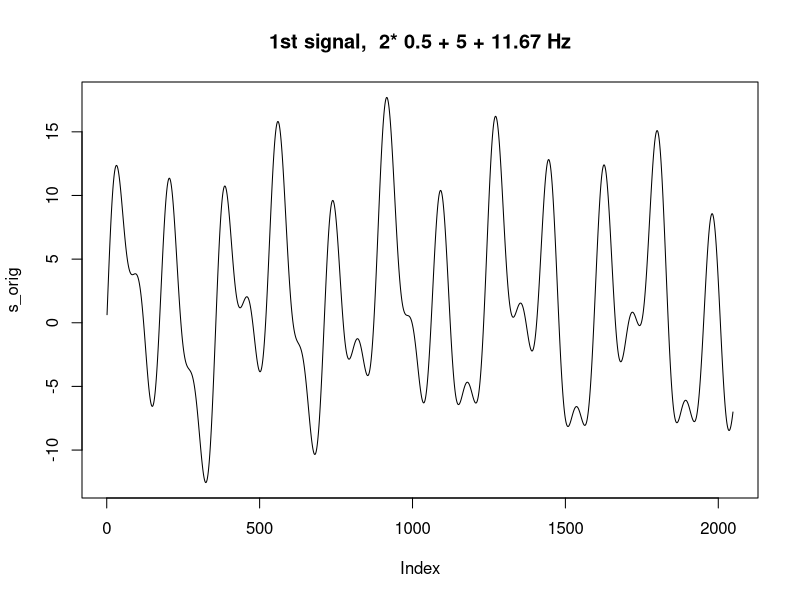
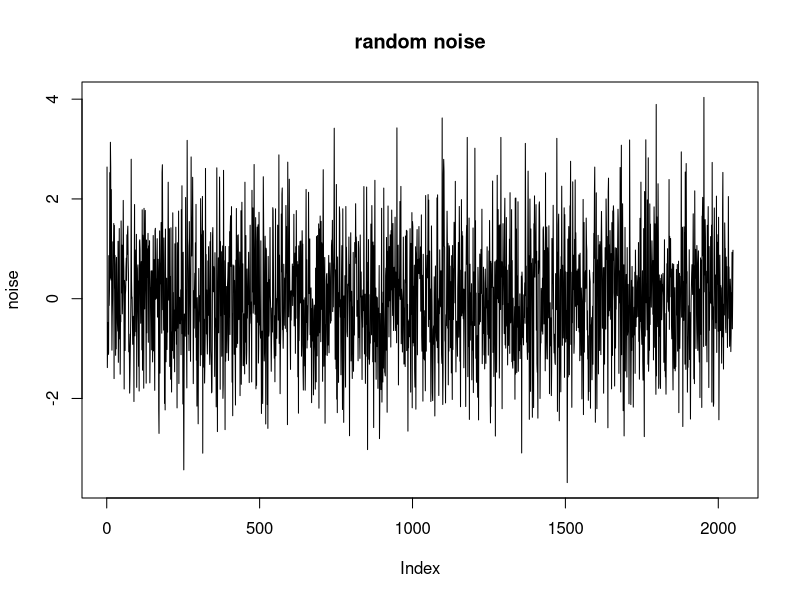
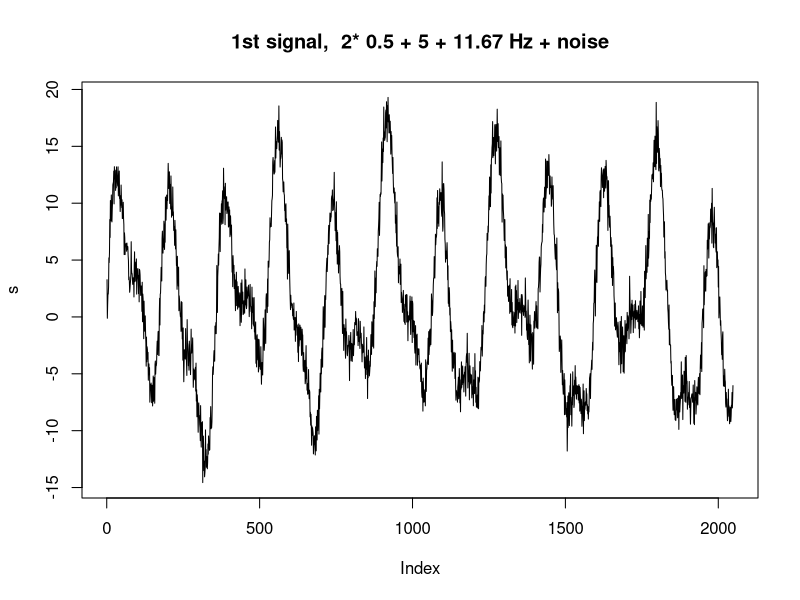

Recreate these plots in R, in order.
## generate-signal.R
# Review: 2020-02-21 T11:29 RT
# Output: tt (time vector), xt (value vector)


### Signal parameters
t0 <- 0
t1 <- 1
N <- 2^11
dt <- 1/N
Fs <- 1/dt
Fn <- Fs / 2
set.seed(7)


## Time sequence
tt <- seq(t0 + dt, t1, by=dt)

## Define Frequencies
f1 <- 0.5
f2 <- 5
f3 <- 11.67
f4 <- 44
f5 <- 23
f6 <- 113

## Generate signal

# A. Signal with three frequencies of same strength:
# s_orig <- 6*sin(2*pi*f1*tt)  +  12*sin(2*pi*f2*tt) + sin(2*pi*f3*tt)# + 4*sin(2*pi*f3*tt) + 2*sin(2*pi*f5*tt)# +  3*sin(2*pi*f5*tt)
s_orig <- 2*sin(2*pi*f1*tt)  +  4*sin(2*pi*f2*tt) + 8*sin(2*pi*f3*tt) + 4*sin(2*pi*f5*tt) #+ 2*sin(2*pi*f5*tt)# +  3*sin(2*pi*f5*tt)
s2_orig <- 2*sin(2*pi*f6*tt) + 2*sin(2*pi*f2*tt) + sin(2*pi*f3*tt)# + sin(2*pi*f4*tt) +  3*sin(2*pi*f5*tt)

# plot signals without noise
plot(s_orig, type = 'l', main=paste("1st signal,  2*", f1, "+", f2, "+", f3, "Hz"))
# plot(s2_orig, type = 'l', main=paste("2nd signal,  2*", f1, "+", "2*", f2, "+", f3, "Hz"))

# noise with a signal to noise ratio of 2)
noise <- rnorm(length(s_orig), 0, sd=sqrt(var(s_orig))/6)
# plot noise
plot(noise, type = 'l', main = "random noise")
# add noise to signals
s <- s_orig + noise
# s2 <- s2_orig + noise
# s <- s[1:1024]
# plot signals with noise
plot(s, type = 'l', main=paste("1st signal,  2*", f1, "+", f2, "+", f3, "Hz + noise"))
# plot(s2, type = 'l', main=paste("2nd signal,  2*", f1, "+", "2*", f2, "+", f3, "Hz + noise"))

# s <- c(s,s2)
